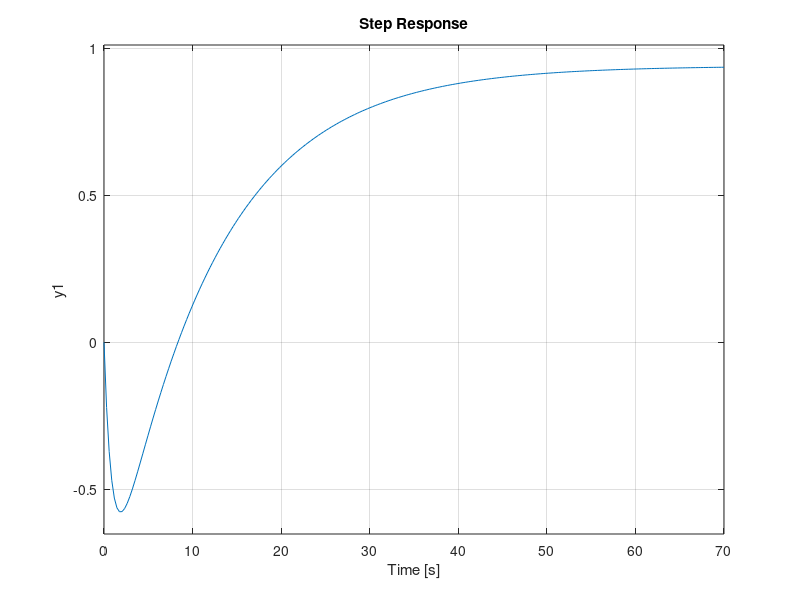

Write the MATLAB code that produced this figure.
% Resistances
Rpbar = 0.47; % [kOhm]
R12 = 4.7; % [kOhm]

% Current
ipercentbar = 50; % % de mA

% Capacitance
C1 = 2.2; % [mF]
C2 = C1; % [mF]

% Voltage
V1bar = (-ipercentbar/(5*C1))/(1/(C1*R12)-(1/Rpbar + 1/R12)/C1); % [V]
V2bar = V1bar; % car C1 = C2

% Représentation d'état
% A components
a11 = (1/Rpbar+1/R12)/C1;
a12 = 1/(C1*R12);
a21 = a12;
a22 = 1/(C2*R12); % = à a12 et a21 puisque C1=C2
A = [-a11 a12;a21 -a22];

% B components
b = 1/(5*C1);
B = [b;0];

% C components
C = [0 10;-10 20]; % 1st row : minimum phase ; 2nd row : non-minimum phase 

% D components
d = V1bar/(C1*Rpbar*Rpbar);
D = [d;0];


% BOUCLE OUVERTE 

% Minimum phase : 
[num_m,denum_m] = ss2tf(A,B,C(1,:),0);
Gs_min = tf(num_m,denum_m);
[num_v_m,denum_v_m] = ss2tf(A,D,C(1,:),0);
Hs_min = tf(num_v_m,denum_v_m);

% Non-minimum phase : 
[num_nm,denum_nm] = ss2tf(A,B,C(2,:),0);
Gs_n_min = tf(num_nm,denum_nm);
[num_v_nm,denum_v_nm] = ss2tf(A,D,C(2,:),0);
Hs_n_min = tf(num_v_nm,denum_v_nm);

step(Gs_n_min)

% BOUCLE FERMEE
Ti = 11.4893;
PB = 156;
Cs = zpk([-1/Ti],[0],100/PB);

% Minimum phase :
Tv_min = Hs_min/(1+Gs_min*Cs)

% Non-minimum phase :
Tv_n_min = Hs_n_min/(1+Gs_n_min*Cs);
Tr_n_min = (Gs_n_min*Cs)/(1+Cs*Gs_n_min);
zpk(Tr_n_min)

%step(10*Tv_n_min) ; 








